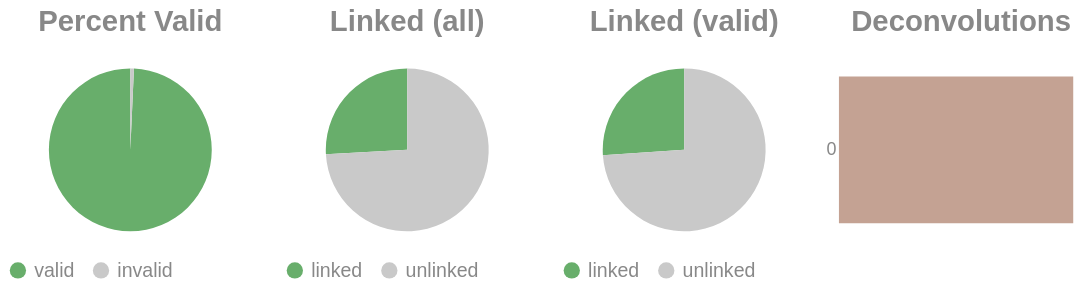

Notebook cell for this chart:
### Code cell
if SKIPLR:
    pass
else:
    clash = Counter()
    for i in valids['molecule'].to_list():
        _mol = i.split("-")
        if len(_mol) == 1:
            clash.update('0')
        else:
            clash.update(_mol[-1])

    _d = {"deconvolutions": [], 'count': []}
    for k,v in clash.items():
        _d['deconvolutions'].append(k)
        _d['count'].append(v)

    tot_valid = valids['reads'].sum()
    mask = valids['reads'] >= 2
    n_linked_reads = valids.filter(mask)['reads'].sum()
    if n_linked_reads == 0:
        print_html("No linked molecules (>=2 reads) were detected; skipping linked-only distributions.")
        SKIPLR = True
    else:
        perc_valid = round(tot_valid / n_reads, 4)
        linked_perc_abs = round(n_linked_reads / n_reads, 4)
        linked_perc = round(n_linked_reads / tot_valid, 4)

    _valid = pl.DataFrame({"valids": ['valid', 'invalid'], "count": [tot_valid, n_reads - tot_valid]})
    _linked_abs = pl.DataFrame({"linked (absolute)": ['linked', 'unlinked'], "count": [n_linked_reads, n_reads - n_linked_reads]})
    _linked_rel = pl.DataFrame({"linked (valids)": ['linked', 'unlinked'], "count": [n_linked_reads, tot_valid - n_linked_reads]})

    (
        alt.hconcat(
            piechart(_valid, goodval = 'valid', title = "Percent Valid"),
            piechart(_linked_abs, goodval = "linked", title =  "Linked (all)"),
            piechart(_linked_rel, goodval = "linked", title =  "Linked (valid)"),
            convolutionbar(pl.DataFrame(_d), title = "Deconvolutions"),
            center = True,
            bounds = 'flush'
        )
        .resolve_scale(color='independent')
        .resolve_legend('independent')
        .properties(usermeta={'embedOptions': {"actions": False}})
    ).display()

### Figure 1 — Vega-Lite specification as saved in the notebook (floating-point values rounded to 4 significant figures)
{"width": "container", "height": 400, "config": {"title": {"anchor": "start", "dy": -15, "fontSize": 18, "color": "#888888", "subtitleColor": "#888888", "subtitleFontSize": 14}, "arc": {"fill": "#0072B2"}, "axis": {"domainColor": "#888888", "domainWidth": 0.5, "gridWidth": 0.2, "grid": false, "titleFontWeight": 400, "titleFontSize": 15, "labelFontSize": 11, "labelColor": "#888888", "tickColor": "#888888", "tickWidth": 0.2, "titleColor": "#888888"}, "axisBand": {"grid": false}, "axisX": {"grid": true, "tickSize": 10, "domainCap": "round"}, "axisY": {"domain": false, "grid": true, "tickSize": 0, "domainCap": "round"}, "background": "transparent", "header": {"labelFontSize": 15, "labelColor": "#888888", "titleFontSize": 15, "titleFontWeight": 600, "titleColor": "#888888"}, "legend": {"labelFont": "sans-serif", "labelFontSize": 12, "labelColor": "#888888", "symbolSize": 100, "symbolType": "circle", "titleFontSize": 12, "titlePadding": 10, "titleColor": "#888888", "title": null}, "range": {"category": ["#E69F00", "#56B4E9", "#009E73", "#F0E442", "#0072B2", "#D55E00", "#CC79A7", "#000000"], "diverging": ["#cfe8f3", "#a2d4ec", "#73bfe2", "#46abdb", "#1696d2", "#12719e"]}, "area": {"fill": "#0072B2", "fillOpacity": 0.7, "line": true, "strokeOpacity": 0.7}, "line": {"color": "#0072B2", "stroke": "#0072B2", "strokeWidth": 2}, "trail": {"color": "#0072B2", "stroke": "#0072B2", "strokeWidth": 0, "size": 1}, "point": {"filled": true, "fillOpacity": 1.0, "size": 95}, "text": {"color": "#888888", "fontSize": 11, "align": "right", "fontWeight": 400, "size": 11}, "bar": {"fill": "#0072B2", "stroke": null}, "view": {"stroke": null, "continuousWidth": 660, "continuousHeight": 400}}, "hconcat": [{"data": {"name": "data-ac6a812ab190bb06aa8667a236b0f938"}, "mark": {"type": "arc"}, "encoding": {"color": {"field": "valids", "legend": {"orient": "bottom", "title": null}, "scale": {"domain": ["valid", "invalid"], "range": ["#68ae6b", "#C9C9C9"]}, "title": "Valids", "type": "nominal"}, "theta": {"field": "count", "type": "quantitative"}, "tooltip": [{"field": "valids", "title": "Valids", "type": "ordinal"}, {"field": "percent", "format": ".2%", "title": "Percent", "type": "quantitative"}, {"field": "count", "title": "Count", "type": "quantitative"}]}, "height": 100, "title": {"text": "Percent Valid", "align": "center", "anchor": "middle"}, "transform": [{"calculate": "datum.count / 746560", "as": "percent"}], "width": 150}, {"data": {"name": "data-ccf5deb9355c2867f14e21d5130f9041"}, "mark": {"type": "arc"}, "encoding": {"color": {"field": "linked (absolute)", "legend": {"orient": "bottom", "title": null}, "scale": {"domain": ["linked", "unlinked"], "range": ["#68ae6b", "#C9C9C9"]}, "title": "Linked (Absolute)", "type": "nominal"}, "theta": {"field": "count", "type": "quantitative"}, "tooltip": [{"field": "linked (absolute)", "title": "Linked (Absolute)", "type": "ordinal"}, {"field": "percent", "format": ".2%", "title": "Percent", "type": "quantitative"}, {"field": "count", "title": "Count", "type": "quantitative"}]}, "height": 100, "title": {"text": "Linked (all)", "align": "center", "anchor": "middle"}, "transform": [{"calculate": "datum.count / 746560", "as": "percent"}], "width": 150}, {"data": {"name": "data-5ea81b0b74f8066fa72747e9bec53c03"}, "mark": {"type": "arc"}, "encoding": {"color": {"field": "linked (valids)", "legend": {"orient": "bottom", "title": null}, "scale": {"domain": ["linked", "unlinked"], "range": ["#68ae6b", "#C9C9C9"]}, "title": "Linked (Valids)", "type": "nominal"}, "theta": {"field": "count", "type": "quantitative"}, "tooltip": [{"field": "linked (valids)", "title": "Linked (Valids)", "type": "ordinal"}, {"field": "percent", "format": ".2%", "title": "Percent", "type": "quantitative"}, {"field": "count", "title": "Count", "type": "quantitative"}]}, "height": 100, "title": {"text": "Linked (valid)", "align": "center", "anchor": "middle"}, "transform": [{"calculate": "datum.count / 741247", "as": "percent"}], "width": 150}, {"data": {"name": "data-430237353f5f2750ba246996cf7e0a73"}, "mark": {"type": "bar"}, "encoding": {"color": {"field": "deconvolutions", "legend": null, "scale": {"scheme": "lightgreyred"}, "type": "nominal"}, "tooltip": [{"field": "deconvolutions", "title": "Deconvolutions", "type": "ordinal"}, {"field": "percent", "format": ".2%", "title": "Percent", "type": "quantitative"}, {"field": "count", "title": "Count", "type": "quantitative"}], "x": {"axis": null, "field": "count", "type": "quantitative"}, "y": {"field": "deconvolutions", "sort": "ascending", "title": null, "type": "nominal"}}, "height": 100, "title": {"text": "Deconvolutions", "align": "center", "anchor": "middle"}, "transform": [{"calculate": "datum.count / 623244", "as": "percent"}], "width": 150}], "bounds": "flush", "center": true, "resolve": {"legend": {"angle": "independent"}, "scale": {"color": "independent"}}, "usermeta": {"embedOptions": {"actions": false}}, "$schema": "https://vega.github.io/schema/vega-lite/v6.1.0.json", "datasets": {"data-ac6a812ab190bb06aa8667a236b0f938": [{"valids": "valid", "count": 741247}, {"valids": "invalid", "count": 5313}], "data-ccf5deb9355c2867f14e21d5130f9041": [{"linked (absolute)": "linked", "count": 193055}, {"linked (absolute)": "unlinked", "count": 553505}], "data-5ea81b0b74f8066fa72747e9bec53c03": [{"linked (valids)": "linked", "count": 193055}, {"linked (valids)": "unlinked", "count": 548192}], "data-430237353f5f2750ba246996cf7e0a73": [{"deconvolutions": "0", "count": 623244}]}}
